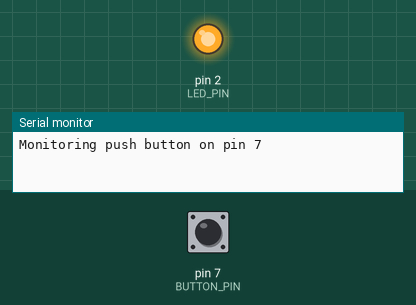
This sketch was run on a simulated Arduino Uno, built with avr-gcc and run on an emulated ATmega328P. Parts: output pins drawn as LEDs (lit = HIGH), the last lines printed to the serial monitor. The inputs (shaded band) are chosen by the test bench; at power-on: pin 7 (BUTTON_PIN) HIGH.

Above: at 1.2 s.
1.3 s: pin 7 (BUTTON_PIN) pulled LOW for 0.15 s
At 2.7 s:
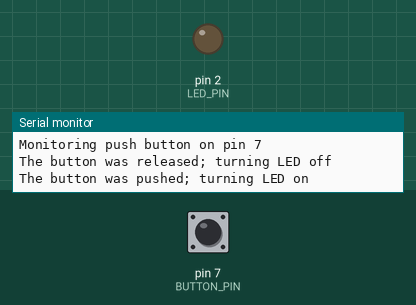
3.0 s: pin 7 (BUTTON_PIN) pulled LOW for 3.2 s
At 3.8 s:
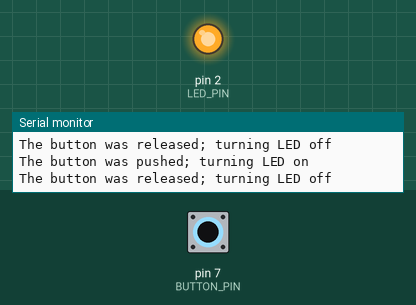
Timing chart, 0 to 7.7 s (numbered marks = the images above; inputs shaded):
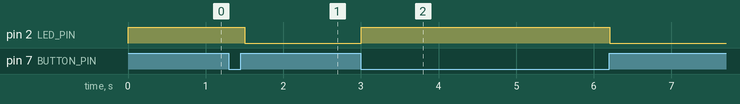

Measured:
- after the input at 1.3 s, pin 2 (LED_PIN): HIGH → LOW after 0.20 s
- after the input at 3.0 s, pin 2 (LED_PIN): LOW → HIGH at once, → LOW 3.2 s later

The sketch:

Push_Button_LED.ino
```cpp
/*
  Push Button LED
  Monitors a momentary push button and
  turns the LED on and off.

  Daniel Porrey
  Snap Circuits - Push Button LED
  https://www.hackster.io/porrey/sc-pushbuttonled

*/

// ***
// *** Specifies the pin on which the LED is connected.
// ***
#define LED_PIN 2

// ***
// *** Specifies the pin on which the button is connected.
// ***
#define BUTTON_PIN 7

// ***
// *** Specifies the amount of time (in milliseconds)
// *** to pause between readings.
// ***
#define DEBOUNCE_TIME 100

int _previousValue = 0;

// ***
// *** The setup function runs once when you press
// *** reset or power the board.
// ***
void setup()
{
  // ***
  // *** Display the pin number
  // ***
  Serial.begin(115200);
  Serial.print("Monitoring push button on pin ");
  Serial.println(BUTTON_PIN);

  // ***
  // *** Initialize the digital pin for output.
  // ***
  pinMode(LED_PIN, OUTPUT);

  // ***
  // *** Initialize the digital pin for input.
  // ***
  pinMode(BUTTON_PIN, INPUT);

  // ***
  // *** Get the current value of the pin
  // ***
  _previousValue = digitalRead(BUTTON_PIN);

  // ***
  // *** Ensure the LED is off
  // ***
  digitalWrite(LED_PIN, HIGH);
}

// ***
// *** The loop function runs over
// *** and over again forever.
// ***
void loop()
{
  // ***
  // *** Read the current value from the pin
  // ***
  int currentValue = digitalRead(BUTTON_PIN);

  // ***
  // *** Display a message if the button state
  // *** has changed.
  // ***
  if (_previousValue != currentValue)
  {
    if (currentValue == HIGH)
    {
      // ***
      // *** The button is down
      // ***
      Serial.println("The button was pushed; turning LED on");
      digitalWrite(LED_PIN, LOW);
    }
    else
    {
      // ***
      // *** The button is up
      // ***
      Serial.println("The button was released; turning LED off");
      digitalWrite(LED_PIN, HIGH);
    }

    // ***
    // *** Store the new button state
    // ***
    _previousValue = currentValue;
  }

  // ***
  // *** Pause for something called "debounce". This prevents
  // *** the switch from firing multiple events while it is
  // *** going down or while going up.
  // ***
  delay(DEBOUNCE_TIME);
}
```
